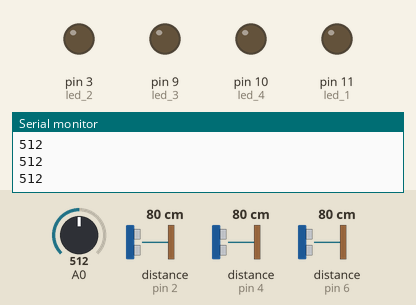
A sketch run on a simulated Arduino Uno, built with avr-gcc and run on an emulated ATmega328P. Parts: output pins drawn as LEDs (lit = HIGH), the last lines printed to the serial monitor. The inputs (shaded band) are chosen by the test bench; at power-on: A0 = 512, distance to the obstacle (sensors on pin 2, pin 4, pin 6) 80 cm. The echo pulse lasts 58.3 µs per cm; pins used as bus, display or sensor lines are not drawn.

Above: at 1.2 s.
1.3 s: A0 set to 784
2.8 s: A0 set to 815
At 4.0 s:
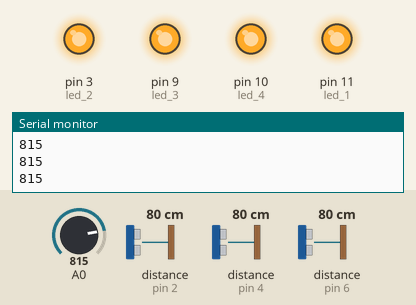
4.3 s: A0 set to 790
At 5.1 s:
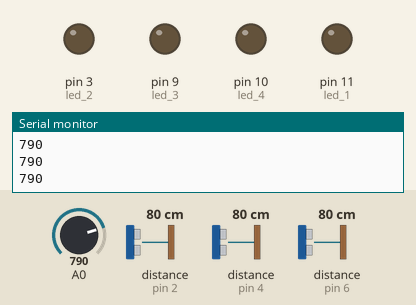
5.8 s: A0 set to 810
At 6.4 s:
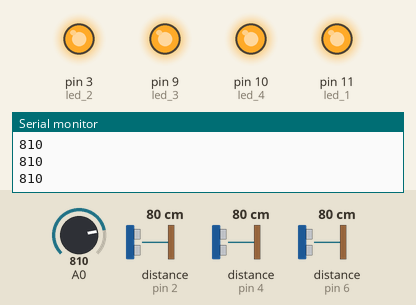
7.3 s: distance to the obstacle (sensor on pin 2) set to 198 cm
8.8 s: distance to the obstacle (sensor on pin 2) set to 205 cm
At 9.4 s:
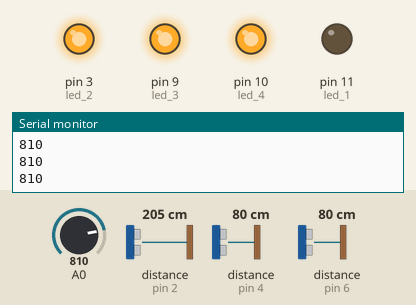
Timing chart, 0 to 11.3 s (numbered marks = the images above; inputs shaded):
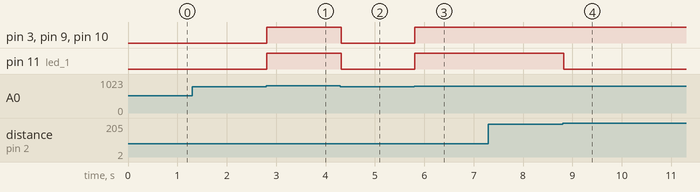

The sketch:

funky_inari1__1_.ino
```cpp
#define led_1 11
#define led_2 3
#define led_3 9
#define led_4 10
const int trig_1 = 8, echo_1 = 2, trig_2=5, echo_2=4, trig_3=7, echo_3=6;

void ultra_sonic_1()
{
    //int trig = 8;
    //int echo = 2;
    unsigned long duration;
    float distance, _time, _speed = 0.034;

    digitalWrite(trig_1, LOW);
    delayMicroseconds(2);
    digitalWrite(trig_1,HIGH);
    delayMicroseconds(5);
    digitalWrite(trig_1,LOW);

    duration = pulseIn(echo_1, HIGH);
    _time = duration / 2;
    distance = _speed*_time;
    //Serial.println(distance);
    if(distance < 200)
    {
      digitalWrite(led_1, HIGH);
      digitalWrite(led_2, HIGH);
    }
    else
    {
      digitalWrite(led_1,LOW);
      //digitalWrite(led_2,LOW);
    }
}

void ultra_sonic_2()
{
    unsigned long duration;
    float distance, _time, _speed = 0.034;


    digitalWrite(trig_2, LOW);
    delayMicroseconds(2);
    digitalWrite(trig_2,HIGH);
    delayMicroseconds(5);
    digitalWrite(trig_2,LOW);

    duration = pulseIn(echo_2, HIGH);
    _time = duration / 2;
    distance = _speed*_time;
    //Serial.println(distance);

    if(distance < 200)
    {
      digitalWrite(led_2, HIGH);
      digitalWrite(led_3, HIGH);
    }
    else
    {

        digitalWrite(led_2,LOW);
      //digitalWrite(led_3,LOW);
    }
}

void ultra_sonic_3()
{
    unsigned long duration;
    float distance, _time, _speed = 0.034;
    //const int trig = 7;
    //const int echo = 6;

    digitalWrite(trig_3, LOW);
    delayMicroseconds(2);
    digitalWrite(trig_3,HIGH);
    delayMicroseconds(5);
    digitalWrite(trig_3,LOW);

    duration = pulseIn(echo_3, HIGH);
    _time = duration / 2;
    distance = _speed*_time;
    //Serial.println(distance);

    if(distance < 200)
    {
      digitalWrite(led_3, HIGH);
      digitalWrite(led_4, HIGH);
    }
    else
    {
        digitalWrite(led_3,LOW);
        digitalWrite(led_4,LOW);
    }

}

void setup()
{
  // put your setup code here, to run once:
      Serial.begin(9600);
      pinMode(led_1,OUTPUT);
      pinMode(led_2,OUTPUT);
      pinMode(led_3,OUTPUT);
      pinMode(led_4,OUTPUT);
      pinMode(trig_1, OUTPUT);
      pinMode(echo_1,INPUT);
      pinMode(trig_2,OUTPUT);
      pinMode(echo_2,INPUT);
      pinMode(trig_3,OUTPUT);
      pinMode(echo_3,INPUT);
}

void loop()
{
  // put your main code here, to run repeatedly:
     Serial.println(analogRead(A0));
     if(analogRead(A0)>800)
     {
       ultra_sonic_1();
       ultra_sonic_2();
       ultra_sonic_3();
     }
     else
     {
         digitalWrite(led_1,LOW);
         digitalWrite(led_2,LOW);
         digitalWrite(led_3,LOW);
         digitalWrite(led_4,LOW);
     }
}
```

Measured:
- the behaviour switches between 800 and 801 on A0 (found by bisection; images 0 and 1)
- the behaviour switches between 201 and 202 cm on distance to the obstacle (sensor on pin 2) (found by bisection; images 3 and 4)
- after the input at 2.8 s, pin 3 (led_2), pin 9 (led_3), pin 10 (led_4), pin 11 (led_1): LOW → HIGH at once
- after the input at 4.3 s, pin 3 (led_2), pin 9 (led_3), pin 10 (led_4), pin 11 (led_1): HIGH → LOW at once
- after the input at 5.8 s, pin 3 (led_2), pin 9 (led_3), pin 10 (led_4), pin 11 (led_1): LOW → HIGH at once
- after the input at 8.8 s, pin 11 (led_1): HIGH → LOW at once
